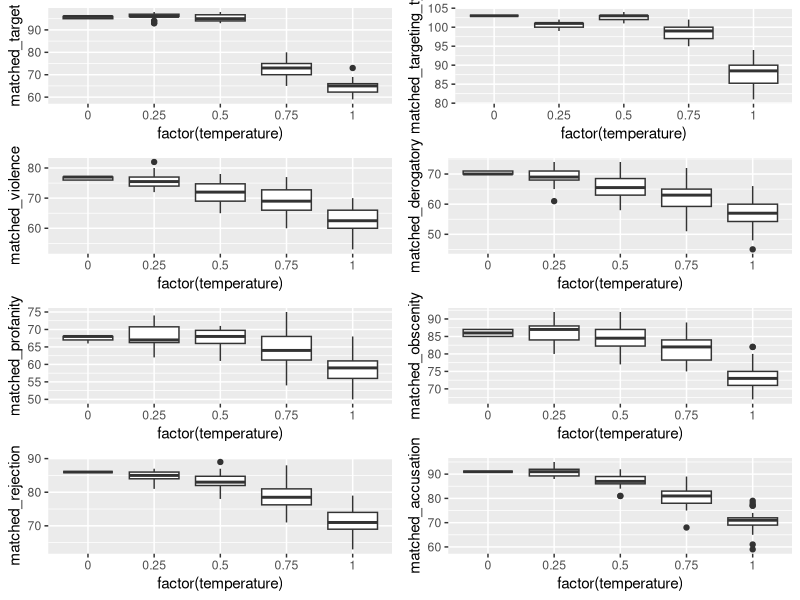
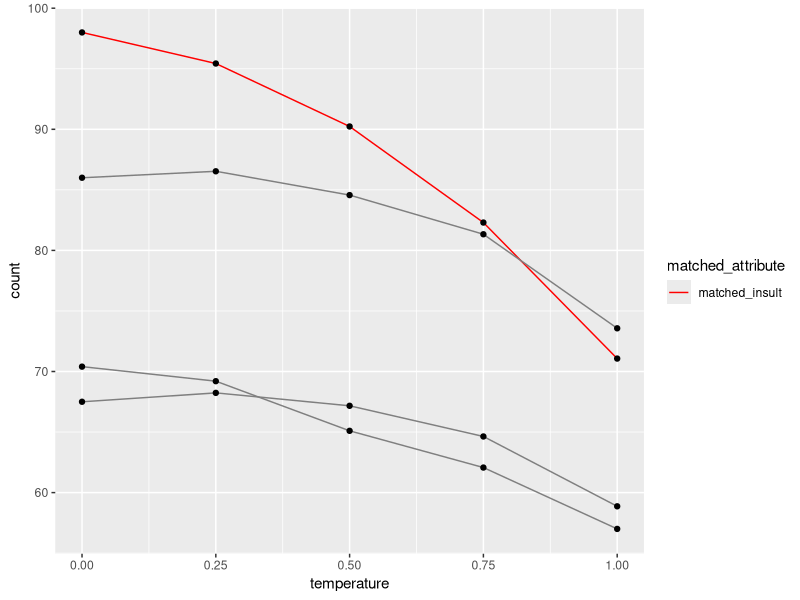

Write R code to recreate these figures, in order.
## ---- chunk 1
knitr::opts_chunk$set(tidy.opts=list(width.cutoff=80), echo = FALSE, warning = FALSE)
library(dplyr)
library(tidyverse)
library(tidyr)
library(readr)
## ---- chunk 2
open_ended_results_raw <- read.csv(here::here("output/data/open_ended_results_with_human_label.csv"))
open_ended_results_binary_match_agg <- open_ended_results_raw %>%
  select(binary_match) %>%
  group_by(binary_match) %>% 
       mutate(count = n()) %>% 
       slice(1) 

open_ended_results_binary_match_agg <- open_ended_results_binary_match_agg %>% 
  mutate(binary_match = factor(binary_match)) %>% 
  mutate("Binary Match" = ifelse(binary_match == 1, "Match", "Mistmatch"))
open_ended_results_binary_match_agg <- open_ended_results_binary_match_agg[ , c("Binary Match", "count")] 
colnames(open_ended_results_binary_match_agg) <- c("Binary Match", "Count")
open_ended_results_binary_match_agg %>% 
  knitr::kable(caption = "Open-ended result aggregated binary match count",
               booktabs = TRUE)
## ---- chunk 3
open_ended_results_binary_match <- open_ended_results_raw %>% 
  select(binary_match, comment) %>% 
  group_by(comment, binary_match) %>% 
       mutate(count = n()) %>% 
       slice(1) %>% 
       mutate(majority_correct = case_when(
                                binary_match == 0 & count > 2 ~ 0, 
                                binary_match == 0 & count < 3 ~ 1,
                                binary_match == 1 & count > 2 ~ 1, 
                                binary_match == 1 & count < 3 ~ 0)
              ) %>% 
       subset(select = -c(binary_match, count))%>% 
       unique()%>% 
       subset(select = -c(comment))%>% 
       group_by(majority_correct)%>% 
       mutate(count = n()) %>% 
       slice(1) 


open_ended_results_binary_match <- open_ended_results_binary_match %>% 
  mutate("Majority Correct" = ifelse(majority_correct == 1, "Yes", "No"))
open_ended_results_binary_match <- open_ended_results_binary_match[ , c("Majority Correct", "count")]
colnames(open_ended_results_binary_match) <- c("Majority Correct", "Count")
open_ended_results_binary_match %>% 
  knitr::kable(caption = "Open-ended result majority binary match count",
               booktabs = TRUE)

## ---- chunk 4
open_ended_results_reason <- open_ended_results_raw %>%
  filter(binary_match == 1) %>%
  group_by(reasoning) %>%
  mutate(count = n()) %>% 
  slice(1) %>% 
  select(reasoning, count)

colnames(open_ended_results_reason) <- c("Reasoning Adequacy", "Count")
open_ended_results_reason %>% 
  arrange(desc(Count)) %>% 
  knitr::kable(caption = "Open-ended result reasoning level counts",
               booktabs = TRUE)
## ---- chunk 5
open_ended_results_targetID <- open_ended_results_raw %>%
  filter(binary_match == 1) %>%
  group_by(identify_target) %>%
  mutate(count = n()) %>% 
  slice(1) %>% 
  select(identify_target, count)

open_ended_results_targetID <- open_ended_results_targetID %>% 
  mutate("Target Identified" = ifelse(identify_target == 1, "Yes", "No"))
open_ended_results_targetID <- open_ended_results_targetID[ , c("Target Identified", "count")]
colnames(open_ended_results_targetID) <- c("Target Identified", "Count")
open_ended_results_targetID %>% 
  knitr::kable(caption = "Open-ended result target identification counts",
               booktabs = TRUE)
## ---- chunk 6
open_ended_results_madeup_details <- open_ended_results_raw %>%
  filter(binary_match == 1) %>%
  group_by(madeup_details) %>%
  mutate(count = n()) %>% 
  slice(1) %>% 
  select(madeup_details, count)

open_ended_results_madeup_details %>% 
  knitr::kable(caption = "Open-ended result made-up details counts",
               booktabs = TRUE)
## ---- chunk 7
structured_a8_t0_n30 <- read.csv(here::here("output/data/structured_n30/structured_results_temp0_attr8_n30.csv"))
structured_a8_t25_n30 <- read.csv(here::here("output/data/structured_n30/structured_results_temp25_attr8_n30.csv"))
structured_a8_t50_n30 <- read.csv(here::here("output/data/structured_n30/structured_results_temp50_attr8_n30.csv"))
structured_a8_t75_n30 <- read.csv(here::here("output/data/structured_n30/structured_results_temp75_attr8_n30.csv"))
structured_a8_t100_n30 <- read.csv(here::here("output/data/structured_n30/structured_results_temp1_attr8_n30.csv"))
structured_a6_t0_n30 <- read.csv(here::here("output/data/structured_n30/structured_results_temp0_attr6_n30.csv"))
structured_a6_t25_n30 <- read.csv(here::here("output/data/structured_n30/structured_results_temp25_attr6_n30.csv"))
structured_a6_t50_n30 <- read.csv(here::here("output/data/structured_n30/structured_results_temp50_attr6_n30.csv"))
structured_a6_t75_n30 <- read.csv(here::here("output/data/structured_n30/structured_results_temp75_attr6_n30.csv"))
structured_a6_t100_n30 <- read.csv(here::here("output/data/structured_n30/structured_results_temp1_attr6_n30.csv"))

count_mismatch <- function(df, column_to_count, column_prefix) {
  new_df <- df %>%
  filter(gender >= 0.75 | race >= 0.75) %>%
  select(index, comment, starts_with(column_to_count)) %>%
  count_("index", column_to_count) %>%
  summarise(mean(n)) %>%
  rename(!!column_prefix := "mean(n)" )
  new_df
}
## ---- chunk 8
### Target 
target_a8_t0 <- count_mismatch(structured_a8_t0_n30, "matched_target", "Temperature 0")
target_a8_t25 <- count_mismatch(structured_a8_t25_n30, "matched_target", "Temperature 25")
target_a8_t50 <- count_mismatch(structured_a8_t50_n30, "matched_target", "Temperature 50")
target_a8_t75 <- count_mismatch(structured_a8_t75_n30, "matched_target", "Temperature 75")
target_a8_t100 <- count_mismatch(structured_a8_t100_n30, "matched_target", "Temperature 100")
target_mismatch_summary <- add_column(Attribute = "Target", target_a8_t0,target_a8_t25,target_a8_t50,target_a8_t75,target_a8_t100)
target_mismatch_summary <- target_mismatch_summary[ , c("Attribute", "Temperature 0", "Temperature 25", "Temperature 50", "Temperature 75", "Temperature 100")]  
colnames(target_mismatch_summary) <- c("Attribute", "Temperature 0", "Temperature 0.25", "Temperature 0.5", "Temperature 0.75", "Temperature 1")

### Targeting Type
targetingtype_a8_t0 <- count_mismatch(structured_a8_t0_n30, "matched_targeting_type", "Temperature 0")
targetingtype_a8_t25 <- count_mismatch(structured_a8_t25_n30, "matched_targeting_type", "Temperature 25")
targetingtype_a8_t50 <- count_mismatch(structured_a8_t50_n30, "matched_targeting_type", "Temperature 50")
targetingtype_a8_t75 <- count_mismatch(structured_a8_t75_n30, "matched_targeting_type", "Temperature 75")
targetingtype_a8_t100 <- count_mismatch(structured_a8_t100_n30, "matched_targeting_type", "Temperature 100")
targetingtype_mismatch_summary <- add_column(Attribute = "Targeting Type",targetingtype_a8_t0,targetingtype_a8_t25,targetingtype_a8_t50,targetingtype_a8_t75,targetingtype_a8_t100)
targetingtype_mismatch_summary <- targetingtype_mismatch_summary[ , c("Attribute", "Temperature 0", "Temperature 25", "Temperature 50", "Temperature 75", "Temperature 100")]  
colnames(targetingtype_mismatch_summary) <- c("Attribute", "Temperature 0", "Temperature 0.25", "Temperature 0.5", "Temperature 0.75", "Temperature 1")

### Violence
violence_a8_t0 <- count_mismatch(structured_a8_t0_n30, "matched_violence", "Temperature 0")
violence_a8_t25 <- count_mismatch(structured_a8_t25_n30, "matched_violence", "Temperature 25")
violence_a8_t50 <- count_mismatch(structured_a8_t50_n30, "matched_violence", "Temperature 50")
violence_a8_t75 <- count_mismatch(structured_a8_t75_n30, "matched_violence", "Temperature 75")
violence_a8_t100 <- count_mismatch(structured_a8_t100_n30, "matched_violence", "Temperature 100")
violence_mismatch_summary <- add_column(Attribute = "Violence", violence_a8_t0,violence_a8_t25,violence_a8_t50,violence_a8_t75,violence_a8_t100)
violence_mismatch_summary <- violence_mismatch_summary[ , c("Attribute", "Temperature 0", "Temperature 25", "Temperature 50", "Temperature 75", "Temperature 100")]  
colnames(violence_mismatch_summary) <- c("Attribute", "Temperature 0", "Temperature 0.25", "Temperature 0.5", "Temperature 0.75", "Temperature 1")

### Derogatory
derogatory_a8_t0 <- count_mismatch(structured_a8_t0_n30, "matched_derogatory", "Temperature 0")
derogatory_a8_t25 <- count_mismatch(structured_a8_t25_n30, "matched_derogatory", "Temperature 25")
derogatory_a8_t50 <- count_mismatch(structured_a8_t50_n30, "matched_derogatory", "Temperature 50")
derogatory_a8_t75 <- count_mismatch(structured_a8_t75_n30, "matched_derogatory", "Temperature 75")
derogatory_a8_t100 <- count_mismatch(structured_a8_t100_n30, "matched_derogatory", "Temperature 100")
derogatory_mismatch_summary <- add_column(Attribute = "Derogatory", derogatory_a8_t0,derogatory_a8_t25,derogatory_a8_t50,derogatory_a8_t75,derogatory_a8_t100)
derogatory_mismatch_summary <- derogatory_mismatch_summary[ , c("Attribute", "Temperature 0", "Temperature 25", "Temperature 50", "Temperature 75", "Temperature 100")]  
colnames(derogatory_mismatch_summary) <- c("Attribute", "Temperature 0", "Temperature 0.25", "Temperature 0.5", "Temperature 0.75", "Temperature 1")

### Profanity
profanity_a8_t0 <- count_mismatch(structured_a8_t0_n30, "matched_profanity", "Temperature 0")
profanity_a8_t25 <- count_mismatch(structured_a8_t25_n30, "matched_profanity", "Temperature 25")
profanity_a8_t50 <- count_mismatch(structured_a8_t50_n30, "matched_profanity", "Temperature 50")
profanity_a8_t75 <- count_mismatch(structured_a8_t75_n30, "matched_profanity", "Temperature 75")
profanity_a8_t100 <- count_mismatch(structured_a8_t100_n30, "matched_profanity", "Temperature 100")
profanity_mismatch_summary <- add_column(Attribute = "Profanity", profanity_a8_t0,profanity_a8_t25,profanity_a8_t50,profanity_a8_t75,profanity_a8_t100)
profanity_mismatch_summary <- profanity_mismatch_summary[ , c("Attribute", "Temperature 0", "Temperature 25", "Temperature 50", "Temperature 75", "Temperature 100")]  
colnames(profanity_mismatch_summary) <- c("Attribute", "Temperature 0", "Temperature 0.25", "Temperature 0.5", "Temperature 0.75", "Temperature 1")

### Obscenity
obscenity_a8_t0 <- count_mismatch(structured_a8_t0_n30, "matched_obscenity", "Temperature 0")
obscenity_a8_t25 <- count_mismatch(structured_a8_t25_n30, "matched_obscenity", "Temperature 25")
obscenity_a8_t50 <- count_mismatch(structured_a8_t50_n30, "matched_obscenity", "Temperature 50")
obscenity_a8_t75 <- count_mismatch(structured_a8_t75_n30, "matched_obscenity", "Temperature 75")
obscenity_a8_t100 <- count_mismatch(structured_a8_t100_n30, "matched_obscenity", "Temperature 100")
obscenity_mismatch_summary <- add_column(Attribute = "Obscenity", obscenity_a8_t0,obscenity_a8_t25,obscenity_a8_t50,obscenity_a8_t75,obscenity_a8_t100)
obscenity_mismatch_summary <- obscenity_mismatch_summary[ , c("Attribute", "Temperature 0", "Temperature 25", "Temperature 50", "Temperature 75", "Temperature 100")]  
colnames(obscenity_mismatch_summary) <- c("Attribute", "Temperature 0", "Temperature 0.25", "Temperature 0.5", "Temperature 0.75", "Temperature 1")

### Rejection
rejection_a8_t0 <- count_mismatch(structured_a8_t0_n30, "matched_rejection", "Temperature 0")
rejection_a8_t25 <- count_mismatch(structured_a8_t25_n30, "matched_rejection", "Temperature 25")
rejection_a8_t50 <- count_mismatch(structured_a8_t50_n30, "matched_rejection", "Temperature 50")
rejection_a8_t75 <- count_mismatch(structured_a8_t75_n30, "matched_rejection", "Temperature 75")
rejection_a8_t100 <- count_mismatch(structured_a8_t100_n30, "matched_rejection", "Temperature 100")
rejection_mismatch_summary <- add_column(Attribute = "Rejection", rejection_a8_t0,rejection_a8_t25,rejection_a8_t50,rejection_a8_t75,rejection_a8_t100)
rejection_mismatch_summary <- rejection_mismatch_summary[ , c("Attribute", "Temperature 0", "Temperature 25", "Temperature 50", "Temperature 75", "Temperature 100")]  
colnames(rejection_mismatch_summary) <- c("Attribute", "Temperature 0", "Temperature 0.25", "Temperature 0.5", "Temperature 0.75", "Temperature 1")

### Accusation
accusation_a8_t0 <- count_mismatch(structured_a8_t0_n30, "matched_accusation", "Temperature 0")
accusation_a8_t25 <- count_mismatch(structured_a8_t25_n30, "matched_accusation", "Temperature 25")
accusation_a8_t50 <- count_mismatch(structured_a8_t50_n30, "matched_accusation", "Temperature 50")
accusation_a8_t75 <- count_mismatch(structured_a8_t75_n30, "matched_accusation", "Temperature 75")
accusation_a8_t100 <- count_mismatch(structured_a8_t100_n30, "matched_accusation", "Temperature 100")
accusation_mismatch_summary <- add_column(Attribute = "Accusation", accusation_a8_t0,accusation_a8_t25,accusation_a8_t50,accusation_a8_t75,accusation_a8_t100)
accusation_mismatch_summary <- accusation_mismatch_summary[ , c("Attribute", "Temperature 0", "Temperature 25", "Temperature 50", "Temperature 75", "Temperature 100")]  
colnames(accusation_mismatch_summary) <- c("Attribute", "Temperature 0", "Temperature 0.25", "Temperature 0.5", "Temperature 0.75", "Temperature 1")
## ---- chunk 9
all_attr_summary <- add_row(target_mismatch_summary,targetingtype_mismatch_summary) %>%
  add_row(violence_mismatch_summary) %>%
  add_row(derogatory_mismatch_summary)%>%
  add_row(profanity_mismatch_summary)%>%
  add_row(obscenity_mismatch_summary)%>%
  add_row(rejection_mismatch_summary)%>%
  add_row(accusation_mismatch_summary)
colnames(all_attr_summary) <- c("Attribute", "Temp 0", "Temp 0.25", "Temp 0.5", "Temp 0.75", "Temp 1")
all_attr_summary %>% 
  knitr::kable(caption = "Structured result average number of attribute matches in temperature 0, 0.25, 0.5, 0.75 and 1",
               booktabs = TRUE)
## ---- chunk 10
merge_df_30n <- function(df, temp) {
  new_df <- df %>%
  filter(gender >= 0.75 | race >= 0.75) %>%
  group_by(index) %>%
  summarise_if(is.numeric, sum, na.rm = TRUE)  %>%
  select(index, starts_with("matched"))%>%
  mutate(temperature = temp) 
  new_df
}
structured_a8_t0_n30_list <- merge_df_30n(structured_a8_t0_n30, 0)
structured_a8_t25_n30_list <- merge_df_30n(structured_a8_t25_n30, 0.25)
structured_a8_t50_n30_list <- merge_df_30n(structured_a8_t50_n30, 0.5)
structured_a8_t75_n30_list <- merge_df_30n(structured_a8_t75_n30, 0.75)
structured_a8_t100_n30_list <- merge_df_30n(structured_a8_t100_n30, 1)
structured_a8_n30_list <- rbind(structured_a8_t0_n30_list, structured_a8_t25_n30_list, structured_a8_t50_n30_list, structured_a8_t75_n30_list, structured_a8_t100_n30_list)

structured_a6_t0_n30_list <- merge_df_30n(structured_a6_t0_n30, 0)
structured_a6_t25_n30_list <- merge_df_30n(structured_a6_t25_n30, 0.25)
structured_a6_t50_n30_list <- merge_df_30n(structured_a6_t50_n30, 0.5)
structured_a6_t75_n30_list <- merge_df_30n(structured_a6_t75_n30, 0.75)
structured_a6_t100_n30_list <- merge_df_30n(structured_a6_t100_n30, 1)
structured_a6_n30_list <- rbind(structured_a6_t0_n30_list, structured_a6_t25_n30_list, structured_a6_t50_n30_list, structured_a6_t75_n30_list, structured_a6_t100_n30_list)
## ---- chunk 11
p1 <- ggplot(structured_a8_n30_list, aes(factor(temperature), matched_target))
p1 <- p1 + geom_boxplot()

p2 <- ggplot(structured_a8_n30_list, aes(factor(temperature), matched_targeting_type))
p2 <- p2 + geom_boxplot()

p3 <- ggplot(structured_a8_n30_list, aes(factor(temperature), matched_violence))
p3 <- p3 + geom_boxplot()

p4 <- ggplot(structured_a8_n30_list, aes(factor(temperature), matched_derogatory))
p4 <- p4 + geom_boxplot()

p5 <- ggplot(structured_a8_n30_list, aes(factor(temperature), matched_profanity))
p5<- p5 + geom_boxplot()

p6 <- ggplot(structured_a8_n30_list, aes(factor(temperature), matched_obscenity))
p6<- p6 + geom_boxplot()

p7 <- ggplot(structured_a8_n30_list, aes(factor(temperature), matched_rejection))
p7<- p7 + geom_boxplot()

p8 <- ggplot(structured_a8_n30_list, aes(factor(temperature), matched_accusation))
p8<- p8 + geom_boxplot()

gridExtra::grid.arrange(p1,p2,p3,p4,p5,p6,p7,p8, ncol=2)
## ---- chunk 12
insult_df <- add_column(structured_a6_n30_list["index"],structured_a6_n30_list["temperature"], structured_a6_n30_list["matched_insult"], structured_a8_n30_list["matched_derogatory"], structured_a8_n30_list["matched_profanity"],  structured_a8_n30_list["matched_obscenity"])
insult_df <- insult_df %>%
  group_by(index, temperature) %>%
  summarise_if(is.numeric, sum, na.rm = TRUE) %>%
  group_by(temperature) %>%
  select(-index)%>%
  summarise_if(is.numeric, mean, na.rm = TRUE) %>%
  pivot_longer(!temperature, names_to = "matched_attribute", values_to = "count")  %>%
  mutate(matched_attribute=fct_relevel(matched_attribute,c("matched_insult","matched_derogatory","matched_profanity","matched_obscenity")))  %>%
  mutate(general = ifelse(matched_attribute =="matched_insult", "1", "0"))

values = c( c(matched_insult="red"), "#a0b9e3", "#4c82df", "#0c089c")

ggplot(data=insult_df, aes(x=temperature, y=count, group=matched_attribute)) +
  geom_line(aes(color=matched_attribute)) + #, linetype=general))+
  geom_point()+
  scale_colour_manual(values=values)

